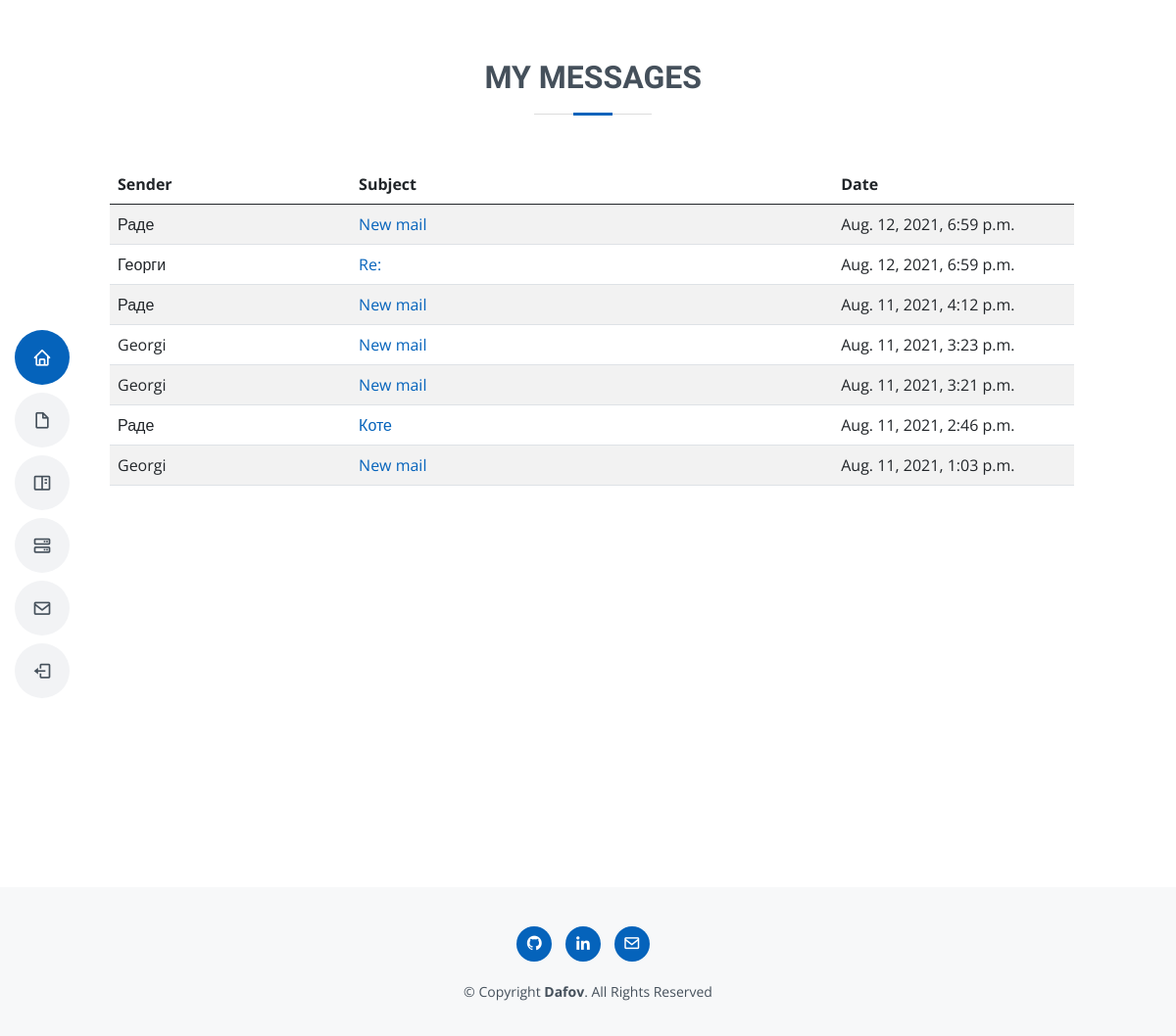
Before: /contact/inbox/ (signed in) with the older database file.
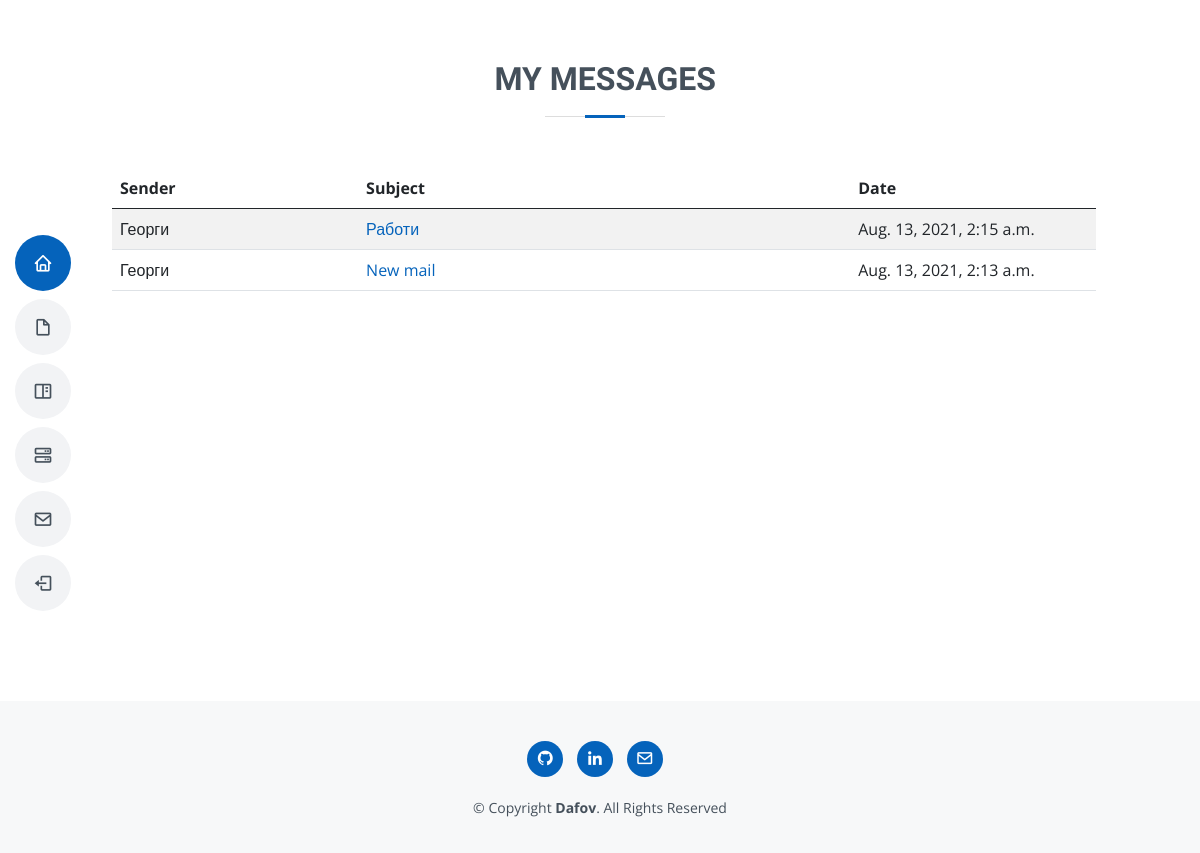
After: the same page with the newer database file.
### portfolio/contact/models.py (models this page shows, shortened)
class Message(models.Model):
    name = models.CharField(max_length=200, null=True)
    email = models.EmailField(max_length=30,null=True)
    subject = models.CharField(max_length=50,null=True)
    body = models.TextField()
    is_read = models.BooleanField(default=False)
    created = models.DateTimeField(auto_now_add=True)
    id = models.UUIDField(default=uuid.uuid4, unique=True, primary_key=True, editable=False)

### portfolio/contact/views.py (the view)
# urls.py: path('inbox/', views.InboxPageView.as_view(), name='inbox'),
class InboxPageView(SuperUserRequiredMixin, ListView):
    model = Message
    template_name = 'contacts/inbox.html'
    context_object_name = 'inbox'
    def get_queryset(self):
        inbox = Message.objects.all().order_by('-created')
        return inbox
    def get_context_data(self, **kwargs):
        context = super().get_context_data(**kwargs)
        context["is_super"] = self.request.user.is_superuser
        return super().get_context_data(**kwargs)

### portfolio/common/superuser_mixins.py (called while the page is built)
    def test_func(self):
        return self.request.user.is_superuser

### templates/contacts/inbox.html
{% extends 'index.html' %}
{% load static %}
{% block inbox %}
<section id="inbox" class="inbox">
    <div class="container" data-aos="fade-up">
        <div class="section-title col-lg-11">
            <h2>My Messages</h2>
        </div>
        <div class="row">
            <div class="col-lg-11">
                <table class="table table-hover table-striped">
                    <thead>
                        <tr>
                            <th scope="col" class="col-lg-3">Sender</th>
                            <th scope="col" class="col-lg-6">Subject</th>
                            <th scope="col" class="col-lg-3">Date</th>
                        </tr>
                    </thead>
                    <tbody>
                        {% for message in inbox %}
                        {% if message.is_read %}
                        <tr>
                            {% else %}
                        <tr style="font-weight: 900;">
                            {% endif %}
                            <td> {{ message.name }}</td>
                            <td> <a href="{% url 'message' message.id %}">{{ message.subject }}</a></td>
                            <td> {{ message.created }}</td>
                        </tr>
                        {% endfor %}
                    </tbody>
                </table>
            </div>
        </div>
    </div>
</section>
{% endblock inbox %}

### templates/index.html (shortened to what this page needs)
{% load static %}
<!DOCTYPE html>
<html lang="en">
<head>
  <link href="{% static '/vendor/aos/aos.css' %}" rel="stylesheet">
  <link href="{% static '/vendor/bootstrap/css/bootstrap.min.css' %}" rel="stylesheet">
  <link href="{% static '/vendor/bootstrap-icons/bootstrap-icons.css' %}" rel="stylesheet">
  <link href="{% static '/vendor/boxicons/css/boxicons.min.css' %}" rel="stylesheet">
  <link href="{% static '/vendor/glightbox/css/glightbox.min.css' %}" rel="stylesheet">
  <link href="{% static '/vendor/swiper/swiper-bundle.min.css' %}" rel="stylesheet">
  <link href="{% static '/css/style.css' %}" rel="stylesheet">
</head>
<body>
  <header id="header" class="d-flex flex-column justify-content-center">
    <nav id="navbar" class="navbar nav-menu">
      <ul>
        <li><a href="{% url 'hero' %}" class="#hero nav-link scrollto active"><i class="bx bx-home"></i>
            <span>Home</span></a></li>
        <li><a href="{% url 'resume' %}" class="#resume nav-link scrollto"><i class="bx bx-file-blank"></i>
            <span>Resume</span></a></li>
        <li><a href="#portfolio" class="nav-link scrollto"><i class="bx bx-book-content"></i> <span>Portfolio</span></a>
        </li>
        <li><a href="#services" class="nav-link scrollto"><i class="bx bx-server"></i> <span>Services</span></a></li>
        {% if request.user.is_superuser %}
        <li><a href="{% url 'inbox' %}" class="nav-link scrollto"><i class="bx bx-envelope"></i>
            <span>Inbox</span></a></li>
        {% else %}
        <li><a href="{% url 'contact' %}" class="nav-link scrollto"><i class="bx bx-envelope"></i>
            <span>Contact</span></a></li>
        {% endif %}
        {% if request.user.is_authenticated %}
        <li><a href="{% url 'log out user' %}"class="nav-link scrollto"><i class="bx bx-log-out"></i><span>Log out</span></a></li>
        {% else %}
        <li><a href="{% url 'log in user' %}" class="nav-link scrollto"><i class="bx bx-user"></i>
            <span>Account</span></a></li>
        {% endif %}
      </ul>
    </nav>
  </header>
  <main id="main">
    {% block inbox %}
    {% endblock inbox %}
  </main>
  <footer id="footer">
    <div class="container">
      <div class="social-links">
        <a href="https://github.com/Dafov" class="github"><i class="bx bxl-github"></i></a>
        <a href="https://www.linkedin.com/in/georgi-dafov/" class="linkedin"><i class="bx bxl-linkedin"></i></a>
        {% if request.user.is_superuser %}
        <a href="{% url 'inbox' %}" class="nav-link scrollto"><i class="bx bx-envelope"></i></a>
        {% else %}
        <a href="{% url 'contact' %}" class="nav-link scrollto"><i class="bx bx-envelope"></i></a>
        {% endif %}
      </div>
      <div class="copyright">
        &copy; Copyright <strong><span>Dafov</span></strong>. All Rights Reserved
      </div>
    </div>
  </footer>
</body>
</html>

### assets/css/style.css (style rules this page uses)
body { font-family: "Open Sans", sans-serif; color: #272829; }
a { color: #0563bb; text-decoration: none; }
h1, h2, h3, h4, h5, h6 { font-family: "Raleway", sans-serif; }
#header { position: fixed; top: 0; left: 0; bottom: 0; z-index: 9997; transition: all 0.5s; padding: 15px; overflow-y: auto; }
@media (min-width: 992px) { #main { margin-left: 100px; } }
.nav-menu { padding: 0; display: block; }
.nav-menu * { margin: 0; padding: 0; list-style: none; }
.nav-menu > ul > li { position: relative; white-space: nowrap; }
.nav-menu a, .nav-menu a:focus { display: flex; align-items: center; color: #45505b; padding: 10px 18px; margin-bottom: 8px; transition: 0.3s; font-size: 15px; border-radius: 50px; background: #f2f3f5; height: 56px; width: 100%; overflow: hidden; transition: 0.3s; }
.nav-menu a i, .nav-menu a:focus i { font-size: 20px; }
@media (min-width: 992px) { .nav-menu a, .nav-menu a:focus { width: 56px; } }
.nav-menu a:hover, .nav-menu .active, .nav-menu .active:focus, .nav-menu li:hover > a { color: #fff; background: #0563bb; }
section { padding: 60px 0; overflow: hidden; }
.section-title { text-align: center; padding-bottom: 30px; }
.section-title h2 { font-size: 32px; font-weight: bold; text-transform: uppercase; margin-bottom: 20px; padding-bottom: 20px; position: relative; color: #45505b; }
.section-title h2::before { content: ''; position: absolute; display: block; width: 120px; height: 1px; background: #ddd; bottom: 1px; left: calc(50% - 60px); }
.section-title h2::after { content: ''; position: absolute; display: block; width: 40px; height: 3px; background: #0563bb; bottom: 0; left: calc(50% - 20px); }
.inbox .table { margin-bottom: 350px; }
#footer { background: #f7f8f9; color: #45505b; font-size: 14px; text-align: center; padding: 30px 0; }
#footer .social-links { margin: 10px 0 20px 0; }
#footer .social-links a { font-size: 18px; display: inline-block; background: #0563bb; color: #fff; line-height: 1; padding: 8px 0; margin-right: 10px; border-radius: 50%; text-align: center; width: 36px; height: 36px; transition: 0.3s; }
#footer .copyright { margin: 0 0 5px 0; }

Changed rows visible on the page:
removed Message: name "Раде", subject "New mail", created "Aug. 12, 2021, 6:59 p.m."
removed Message: name "Георги", subject "Re:", created "Aug. 12, 2021, 6:59 p.m."
removed Message: name "Раде", subject "New mail", created "Aug. 11, 2021, 4:12 p.m."
removed Message: name "Georgi", subject "New mail", created "Aug. 11, 2021, 3:23 p.m."
removed Message: name "Georgi", subject "New mail", created "Aug. 11, 2021, 3:21 p.m."
removed Message: name "Раде", subject "Коте", created "Aug. 11, 2021, 2:46 p.m."
removed Message: name "Georgi", subject "New mail", created "Aug. 11, 2021, 1:03 p.m."
added Message: name "Георги", subject "Работи", created "Aug. 13, 2021, 2:15 a.m."
added Message: name "Георги", subject "New mail", created "Aug. 13, 2021, 2:13 a.m."
